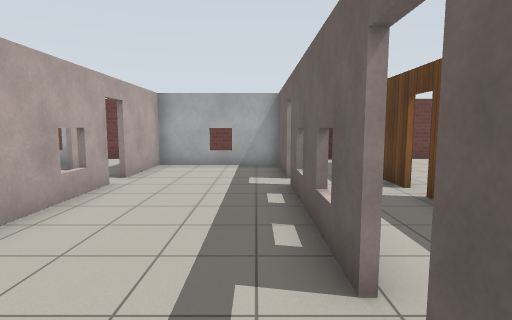
View 1 (above)

24 first-person views from a walk through a world built for the Gazebo simulator. The camera is 1.3 m above the floor, tilts 6° down and sees 80° across. The floor is counted in squares, 1 m on a side. Each view is taken from the middle of a square. On the plan, view 1 faces up. The plan holds only what a view shows up to about 14 squares ahead; the rest is blank. Robots are left out. Gazebo's built-in surfaces are drawn with simple patterns.

View 2
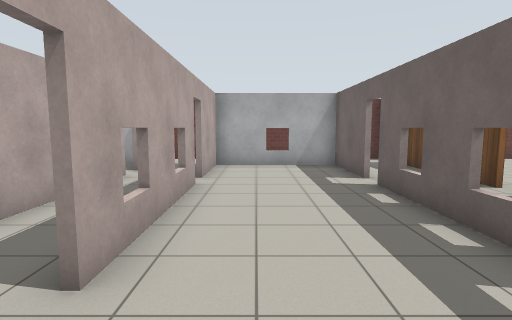

View 3
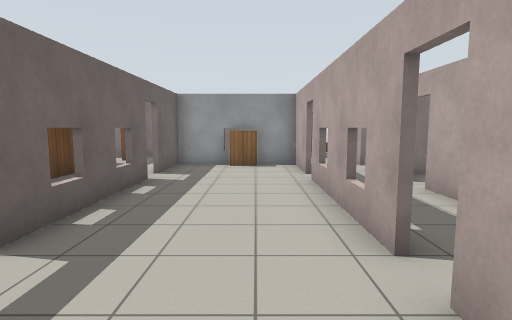

View 4
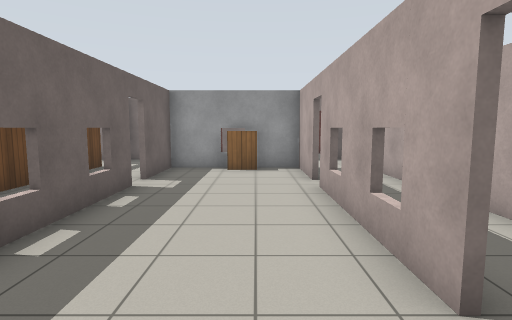

View 5
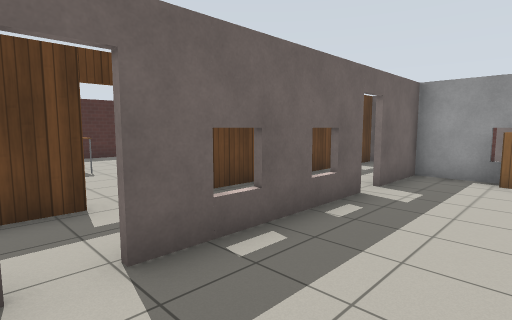

View 6
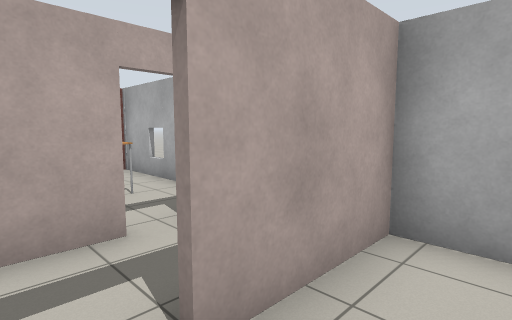

View 7
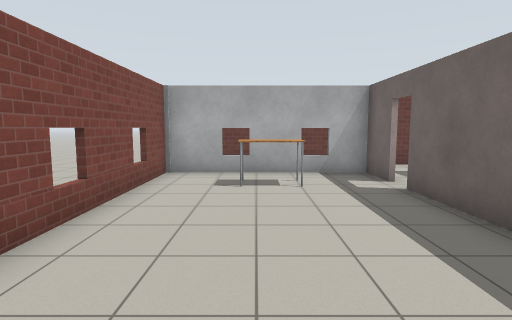

View 8
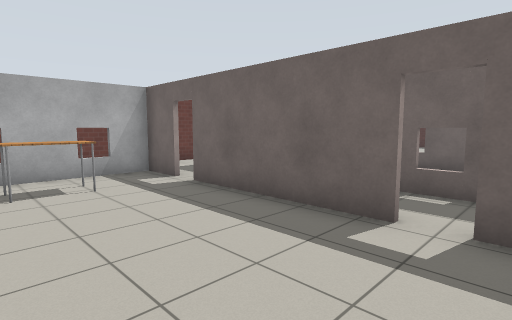

View 9
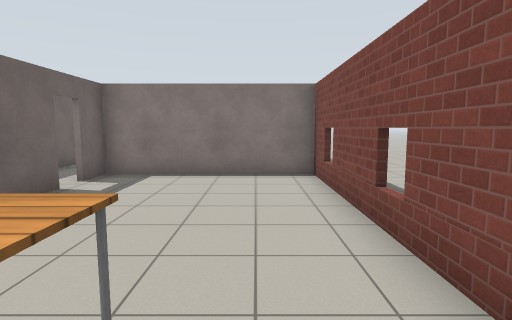

View 10
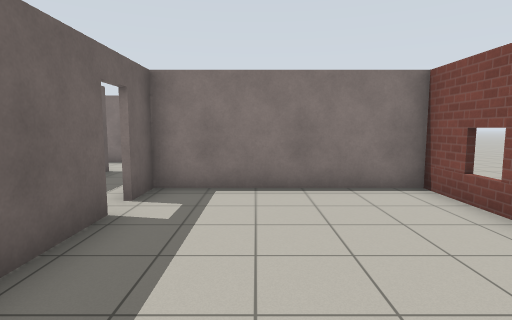

View 11
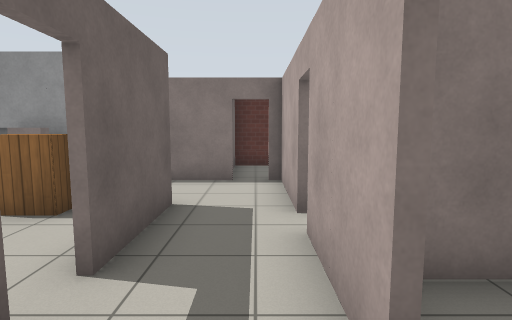

View 12
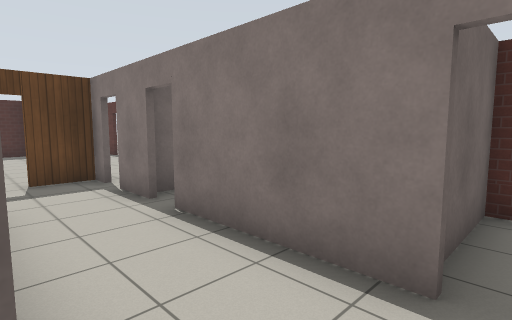

View 13
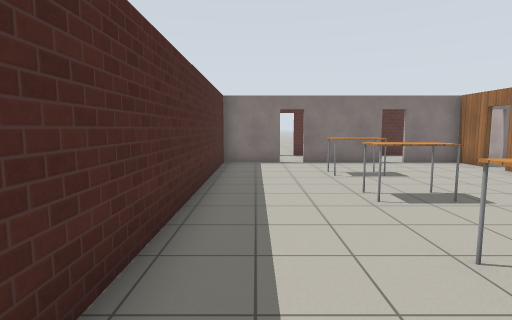

View 14
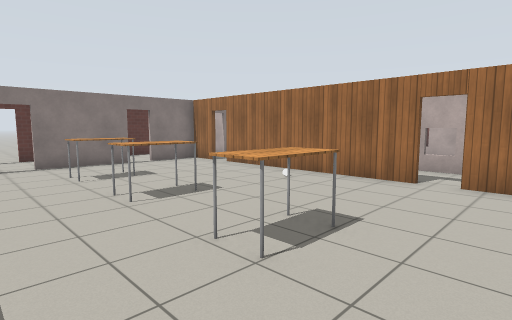

View 15
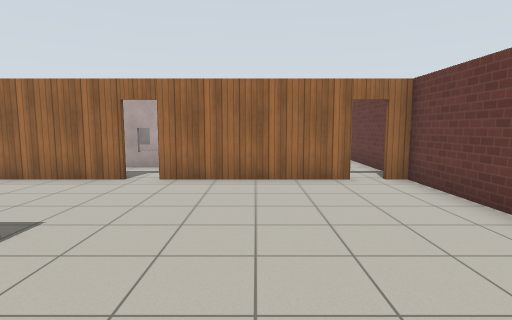

View 16
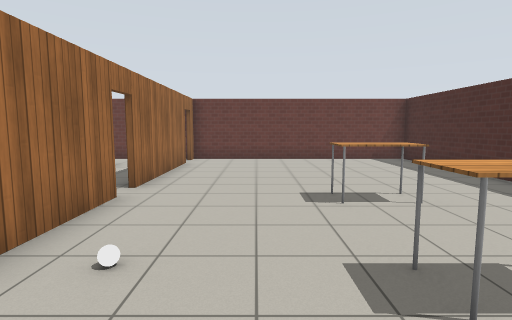

View 17
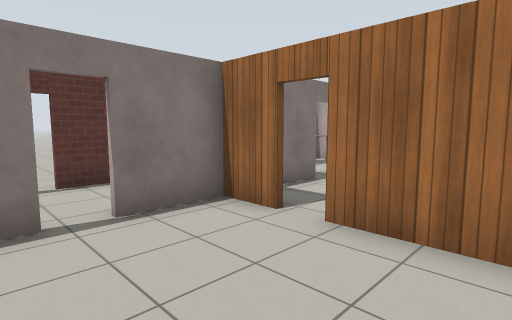

View 18
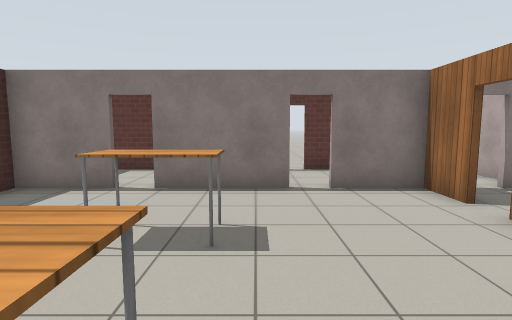

View 19
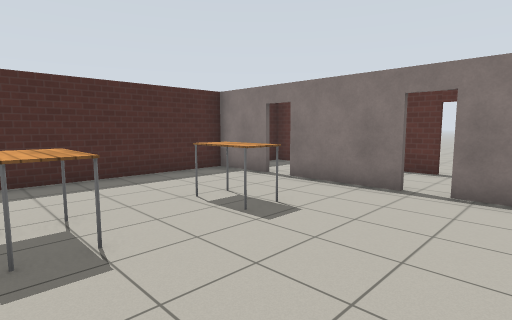

View 20
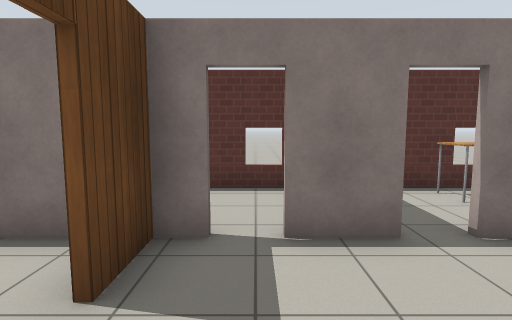

View 21
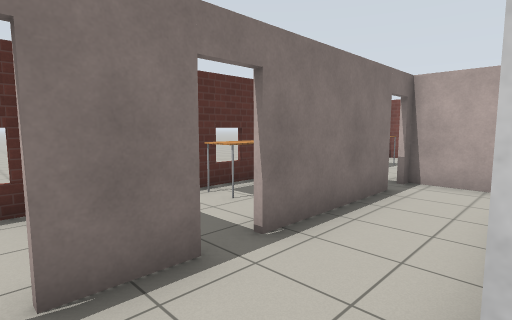

View 22
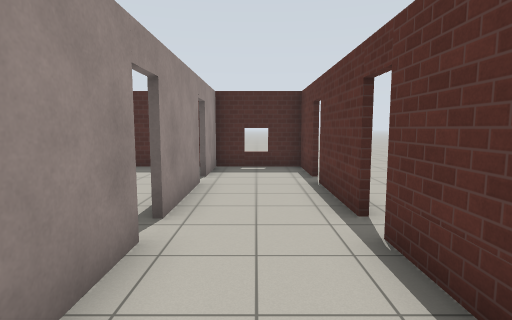

View 23
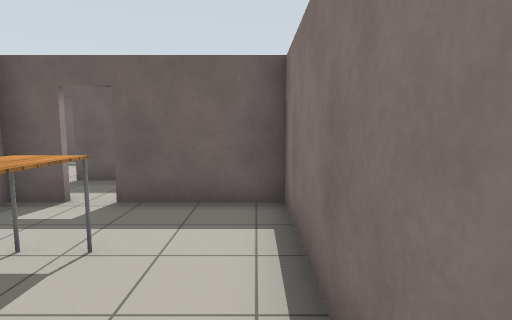

View 24
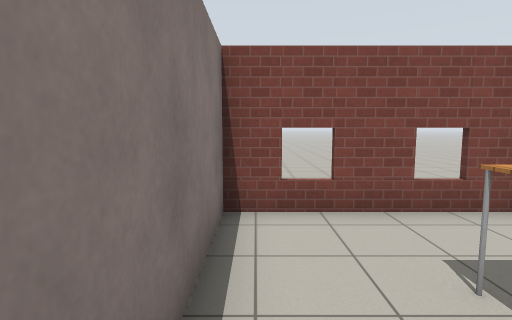

### Floor plan
Ten units are one square. View 1 is at (0, 0); x grows to the right and y downward. Boxes are objects, and circles mark ways between rooms. Rooms are numbered by the first view taken in them; rooms with no view inside come last. Other rooms are left out.
<svg viewBox="-125 -134 252 209">
<path fill="none" stroke="#000" d="M-34 -71 -34 -23M8 -77 8 -107 -34 -107 -34 -79M8 -21 8 -70M-34 -15 -34 10 8 10 8 -14M-58 -35 -58 -85M-58 -92 -58 -107 -116 -107 -116 -10M-117 -15 -56 -15M-58 -2 -58 -27M-56 -85 -56 -71M-56 -55 -56 -35M-56 -27 -56 -2M-36 -23 -36 -44M14 -128 -103 -128M-36 12 -36 -15M2 35 18 35M-43 35 -5 35M-56 5 -56 36M32 36 32 21M34 -58 34 14M34 -115 34 -65M34 21 34 36M62 35 92 35M34 -129 34 -123M100 35 122 35M25 35 55 35M122 40 122 -128 29 -128M9 -61 9 -46M32 -65 32 -78M32 -95 32 -105M29 -128 14 -128M32 14 32 -58M55 37 35 37M62 65 92 65M92 37 62 37M100 65 122 65 122 40M12 65 55 65M9 46 9 54M122 37 100 37M-116 -10 -116 35 -52 35M-58 36 -58 5M-35 65 -1 65M-41 59 -41 65"/>
<rect x="-25" y="5" width="10" height="10" fill="#bbb"><title>bookshelf</title></rect>
<rect x="-95" y="-95" width="20" height="10" fill="#bbb"><title>table</title></rect>
<rect x="45" y="-35" width="10" height="10" fill="#bbb"><title>white ball</title></rect>
<rect x="75" y="-5" width="20" height="20" fill="#bbb"><title>table</title></rect>
<rect x="75" y="-25" width="20" height="10" fill="#bbb"><title>table</title></rect>
<rect x="75" y="-65" width="20" height="20" fill="#bbb"><title>table</title></rect>
<rect x="-95" y="5" width="20" height="10" fill="#bbb"><title>table</title></rect>
<rect x="-35" y="45" width="20" height="20" fill="#bbb"><title>table</title></rect>
<circle cx="-35" cy="-20" r="3" fill="#2a7"/>
<circle cx="-35" cy="-75" r="3" fill="#2a7"/>
<circle cx="10" cy="-15" r="3" fill="#2a7"/>
<circle cx="10" cy="-75" r="3" fill="#2a7"/>
<circle cx="-60" cy="-30" r="3" fill="#2a7"/>
<circle cx="-60" cy="-90" r="3" fill="#2a7"/>
<circle cx="-50" cy="0" r="3" fill="#2a7"/>
<circle cx="10" cy="-120" r="3" fill="#2a7"/>
<circle cx="-60" cy="0" r="3" fill="#2a7"/>
<circle cx="20" cy="10" r="3" fill="#2a7"/>
<circle cx="20" cy="40" r="3" fill="#2a7"/>
<circle cx="0" cy="40" r="3" fill="#2a7"/>
<circle cx="30" cy="-120" r="3" fill="#2a7"/>
<circle cx="30" cy="-60" r="3" fill="#2a7"/>
<circle cx="30" cy="15" r="3" fill="#2a7"/>
<circle cx="60" cy="40" r="3" fill="#2a7"/>
<circle cx="95" cy="40" r="3" fill="#2a7"/>
<text x="-10" y="-50">1</text>
<text x="-90" y="-60">2</text>
<text x="-50" y="-90">3</text>
<text x="-20" y="20">4</text>
<text x="70" y="-50">5</text>
<text x="20" y="-60">6</text>
<text x="60" y="50">7</text>
<text x="-90" y="10">8</text>
<text x="-20" y="60">9</text>
</svg>
Room 1 opens to room 3. Room 1 opens to room 6. Room 2 opens to room 3. Room 3 opens to room 4. Room 3 opens to room 6. Room 3 opens to room 8. Room 4 opens to room 6. Room 4 opens to room 7. Room 4 opens to room 9. Room 5 opens to room 6. Room 5 opens to room 7.

Where each view was taken, in squares from view 1:
view 1: 0 up, 0 right, facing up
view 2: 0 up, 2 left, facing up
view 3: 10 up, 2 left, facing down
view 4: 9 up, 2 left, facing down
view 5: 8 up, 2 left, facing down-right
view 6: 7 up, 2 left, facing up-left
view 7: 2 up, 9 left, facing up
view 8: 2 up, 10 left, facing up-right
view 9: 10 up, 10 left, facing down
view 10: 8 up, 8 left, facing down
view 11: 4 up, 5 left, facing down
view 12: 1 down, 5 left, facing down-right
view 13: 8 up, 11 right, facing down
view 14: 8 up, 11 right, facing down-left
view 15: 9 up, 11 right, facing left
view 16: 0 up, 6 right, facing up
view 17: 1 up, 7 right, facing down-left
view 18: 3 up, 7 right, facing down
view 19: 3 up, 4 right, facing down-right
view 20: 0 up, 2 right, facing down
view 21: 1 down, 2 right, facing down-left
view 22: 5 down, 2 right, facing right
view 23: 3 down, 11 left, facing right
view 24: 3 down, 7 left, facing left
